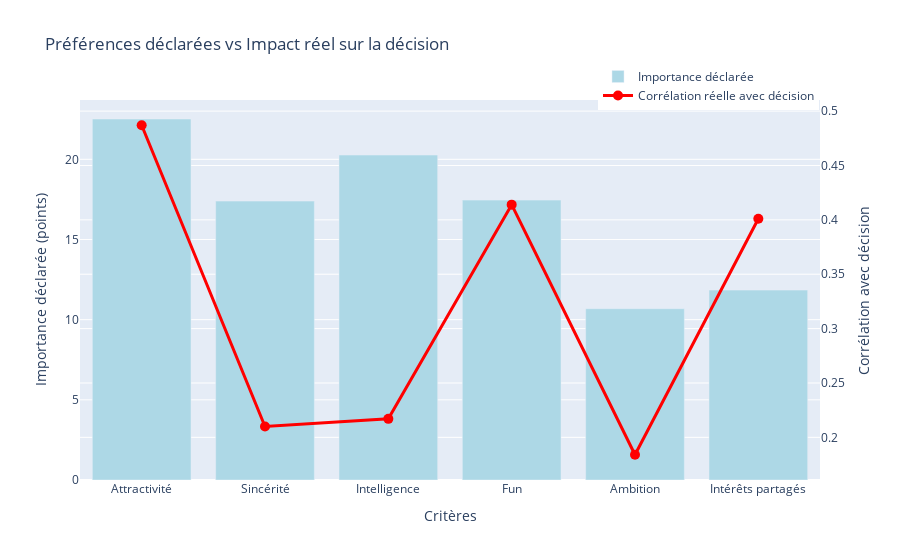

Notebook source saved alongside this figure:
### Code cell
# Visualisation : Préférences déclarées vs réelles

fig = go.Figure()

fig.add_trace(go.Bar(
    name='Importance déclarée',
    x=comparaison['Critère'],
    y=comparaison['Importance déclarée'],
    marker_color='lightblue'
))

fig.add_trace(go.Scatter(
    name='Corrélation réelle avec décision',
    x=comparaison['Critère'],
    y=comparaison['Corrélation réelle avec décision'],
    mode='lines+markers',
    marker=dict(size=10, color='red'),
    line=dict(width=3),
    yaxis='y2'
))

fig.update_layout(
    title='Préférences déclarées vs Impact réel sur la décision',
    xaxis_title='Critères',
    yaxis=dict(title='Importance déclarée (points)', side='left'),
    yaxis2=dict(title='Corrélation avec décision', side='right', overlaying='y'),
    legend=dict(x=0.7, y=1.1),
    hovermode='x unified'
)

fig.show()

# Interprétation : Si l'attractivité a une faible importance déclarée mais une forte corrélation réelle, cela signifie que les gens sous-estiment son impact réel

### Figure 1 — Plotly figure (JSON) as saved in the notebook; plotly's stock layout.template omitted (floating-point values rounded to 4 significant figures)
{"data": [{"marker": {"color": "lightblue"}, "name": "Importance déclarée", "type": "bar", "x": ["Attractivité", "Sincérité", "Intelligence", "Fun", "Ambition", "Intérêts partagés"], "y": [22.52, 17.4, 20.27, 17.46, 10.68, 11.85]}, {"line": {"width": 3}, "marker": {"color": "red", "size": 10}, "mode": "lines+markers", "name": "Corrélation réelle avec décision", "type": "scatter", "x": ["Attractivité", "Sincérité", "Intelligence", "Fun", "Ambition", "Intérêts partagés"], "y": [0.487, 0.21, 0.217, 0.414, 0.184, 0.401], "yaxis": "y2"}], "layout": {"hovermode": "x unified", "legend": {"x": 0.7, "y": 1.1}, "title": {"text": "Préférences déclarées vs Impact réel sur la décision"}, "xaxis": {"title": {"text": "Critères"}}, "yaxis": {"side": "left", "title": {"text": "Importance déclarée (points)"}}, "yaxis2": {"overlaying": "y", "side": "right", "title": {"text": "Corrélation avec décision"}}}}
